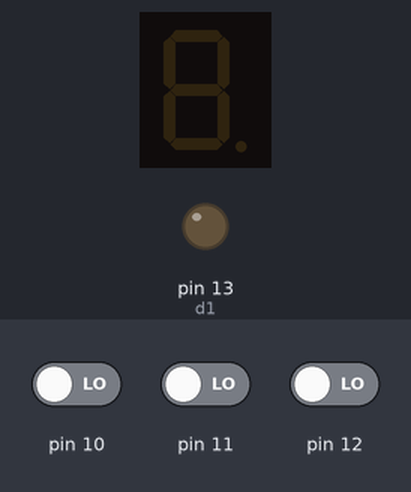
Simulated run of this sketch. Board: Arduino Uno, built with avr-gcc and run on an emulated ATmega328P. On the bench: 1-digit seven-segment display, output pins drawn as LEDs (lit = HIGH). Wiring (inferred from the names in the program): 1-digit 7-segment display, segments lit when HIGH: segments pin 2, pin 4, pin 7, pin 6, pin 5, pin 3, pin 8. The test bench sets the inputs (shaded band); at power-on: pin 10 LOW, pin 11 LOW, pin 12 LOW. The segment pins are drawn as the display they are named for; pins used as bus, display or sensor lines are not drawn.

Above: at 1.2 s.
1.3 s: pin 10 driven HIGH
At 2.5 s:
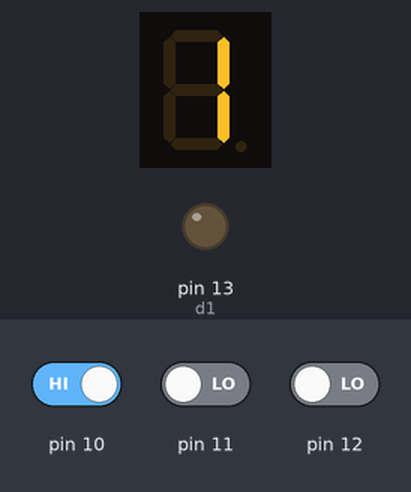
2.8 s: pin 11 driven HIGH
At 3.6 s:
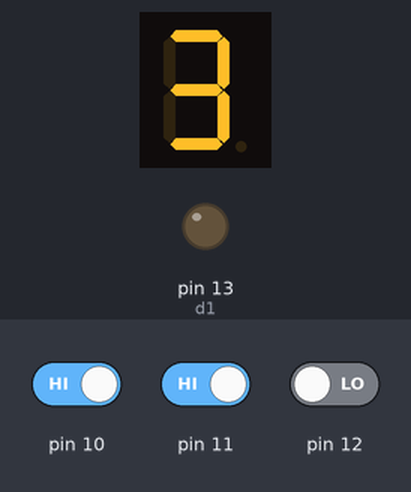
4.3 s: pin 12 driven HIGH
At 4.7 s:
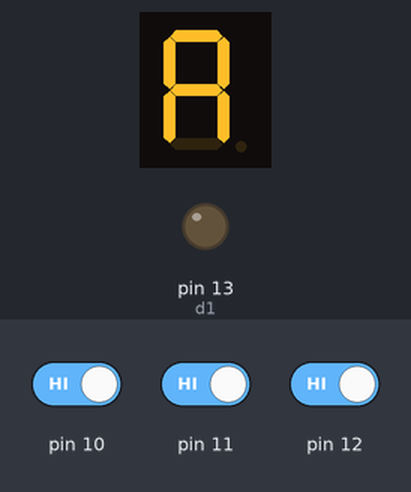
5.8 s: pin 10 driven LOW
At 7.0 s:
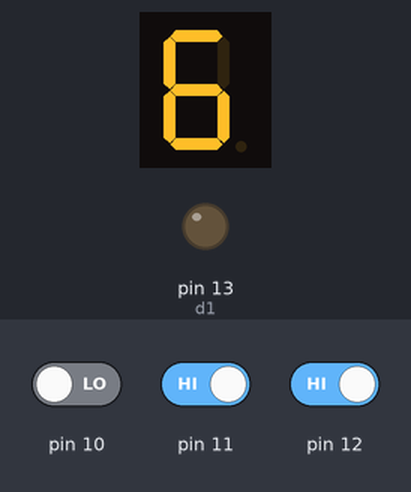
7.3 s: pin 11 driven LOW
At 8.2 s:
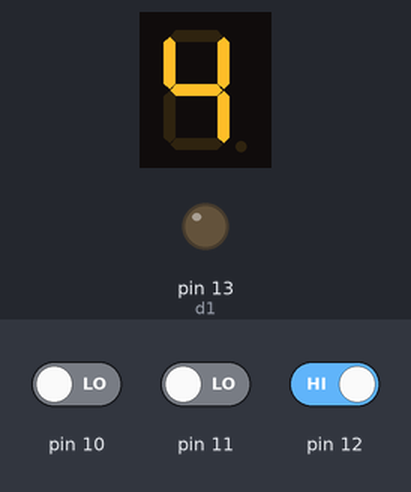
8.8 s: pin 10 driven HIGH
At 9.4 s:
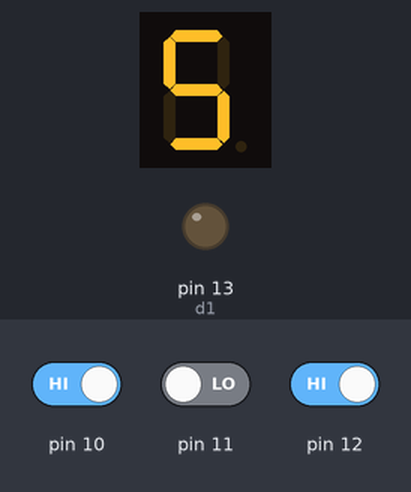
Timing chart, 0 to 11.3 s (numbered marks = the images above; inputs shaded):
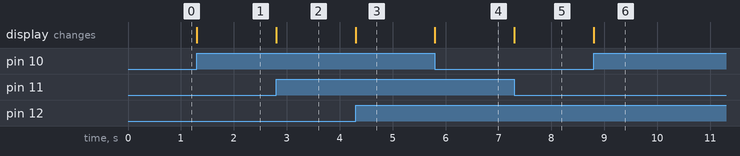

The sketch:

Num_display_NANO.ino
```cpp
int d1 = 13;
int A = 2;
int B = 4;
int C = 7;
int D = 6;
int E = 5;
int F = 3;
int G = 8;
int OutB = A4;
int bit0;
int bit1;
int bit2;

void setup() {
  // put your setup code here, to run once:
pinMode(d1,OUTPUT);
pinMode(A,OUTPUT);
pinMode(B,OUTPUT);
pinMode(C,OUTPUT);
pinMode(D,OUTPUT);
pinMode(E,OUTPUT);
pinMode(F,OUTPUT);
pinMode(G,OUTPUT);
pinMode(10,INPUT);
pinMode(11,INPUT);
pinMode(12,INPUT);
digitalWrite (d1,LOW);
Serial.begin(9600);
}

void loop() {
  // put your main code here, to run repeatedly:
bit0 = digitalRead(10);
bit1 = digitalRead(11);
bit2 = digitalRead(12);
if (bit0 && !(bit1) && !(bit2))
  one();
else if (!(bit0) && bit1 && !(bit2))
  two();

else if (bit0 && bit1 && !(bit2))
  three();
else if (!(bit0) && !(bit1) && bit2)
  four();
else if (bit0 && !(bit1) && bit2)
  five();
else if (!(bit0) && bit2 && bit2)
  six();
else if (bit0 && bit1 && bit2)
  rear();
else
  zero();
delay(0.05);
}
void zero(){
  digitalWrite(A,LOW);
  digitalWrite(B,LOW);
  digitalWrite(C,LOW);
  digitalWrite(D,LOW);
  digitalWrite(E,LOW);
  digitalWrite(F,LOW);
  digitalWrite(G,LOW);
}

void one(){
  digitalWrite(A,LOW);
  digitalWrite(B,HIGH);
  digitalWrite(C,HIGH);
  digitalWrite(D,LOW);
  digitalWrite(E,LOW);
  digitalWrite(F,LOW);
  digitalWrite(G,LOW);
}
void two(){
  digitalWrite(A,HIGH);
  digitalWrite(B,HIGH);
  digitalWrite(C,LOW);
  digitalWrite(D,HIGH);
  digitalWrite(E,HIGH);
  digitalWrite(F,LOW);
  digitalWrite(G,HIGH);
}
void three(){
  digitalWrite(A,HIGH);
  digitalWrite(B,HIGH);
  digitalWrite(C,HIGH);
  digitalWrite(D,HIGH);
  digitalWrite(E,LOW);
  digitalWrite(F,LOW);
  digitalWrite(G,HIGH);
}
void four(){
  digitalWrite(A,LOW);
  digitalWrite(B,HIGH);
  digitalWrite(C,HIGH);
  digitalWrite(D,LOW);
  digitalWrite(E,LOW);
  digitalWrite(F,HIGH);
  digitalWrite(G,HIGH);
}
void five(){
  digitalWrite(A,HIGH);
  digitalWrite(B,LOW);
  digitalWrite(C,HIGH);
  digitalWrite(D,HIGH);
  digitalWrite(E,LOW);
  digitalWrite(F,HIGH);
  digitalWrite(G,HIGH);
}
void six(){
  digitalWrite(A,HIGH);
  digitalWrite(B,LOW);
  digitalWrite(C,HIGH);
  digitalWrite(D,HIGH);
  digitalWrite(E,HIGH);
  digitalWrite(F,HIGH);
  digitalWrite(G,HIGH);
}
void rear(){
  digitalWrite(A,HIGH);
  digitalWrite(B,HIGH);
  digitalWrite(C,HIGH);
  digitalWrite(D,LOW);
  digitalWrite(E,HIGH);
  digitalWrite(F,HIGH);
  digitalWrite(G,HIGH);
}
```

Measured:
- after the input at 1.3 s, the display: changes at once (image 1)
- after the input at 2.8 s, the display: changes at once (image 2)
- after the input at 4.3 s, the display: changes at once (image 3)
- after the input at 5.8 s, the display: changes at once (image 4)
- after the input at 7.3 s, the display: changes at once (image 5)
- after the input at 8.8 s, the display: changes at once (image 6)
